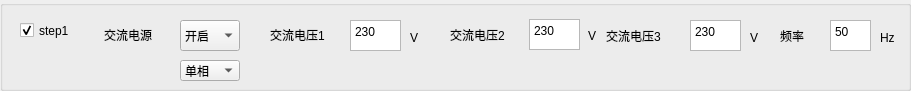
  <widget class="QGroupBox" name="groupBox">
   <property name="geometry">
    <rect>
     <x>0</x>
     <y>0</y>
     <width>911</width>
     <height>91</height>
    </rect>
   </property>
   <property name="title">
    <string/>
   </property>
   <widget class="QLabel" name="label_18">
    <property name="geometry">
     <rect>
      <x>880</x>
      <y>30</y>
      <width>20</width>
      <height>16</height>
     </rect>
    </property>
    <property name="text">
     <string>Hz</string>
    </property>
   </widget>
   <widget class="QLabel" name="label_19">
    <property name="geometry">
     <rect>
      <x>780</x>
      <y>20</y>
      <width>41</width>
      <height>31</height>
     </rect>
    </property>
    <property name="text">
     <string>频率</string>
    </property>
   </widget>
   <widget class="QTextEdit" name="textEdit_S1_AC_FR">
    <property name="geometry">
     <rect>
      <x>830</x>
      <y>20</y>
      <width>41</width>
      <height>31</height>
     </rect>
    </property>
    <property name="html">
     <string>&lt;!DOCTYPE HTML PUBLIC &quot;-//W3C//DTD HTML 4.0//EN&quot; &quot;http://www.w3.org/TR/REC-html40/strict.dtd&quot;&gt;
&lt;html&gt;&lt;head&gt;&lt;meta name=&quot;qrichtext&quot; content=&quot;1&quot; /&gt;&lt;style type=&quot;text/css&quot;&gt;
p, li { white-space: pre-wrap; }
&lt;/style&gt;&lt;/head&gt;&lt;body style=&quot; font-family:'宋体'; font-size:10pt; font-weight:400; font-style:normal;&quot;&gt;
&lt;p style=&quot; margin-top:0px; margin-bottom:0px; margin-left:0px; margin-right:0px; -qt-block-indent:0; text-indent:0px;&quot;&gt;&lt;span style=&quot; font-family:'SimSun'; font-size:9pt;&quot;&gt;50&lt;/span&gt;&lt;/p&gt;&lt;/body&gt;&lt;/html&gt;</string>
    </property>
   </widget>
   <widget class="QComboBox" name="comboBox_S1_AC_2">
    <property name="geometry">
     <rect>
      <x>180</x>
      <y>60</y>
      <width>60</width>
      <height>21</height>
     </rect>
    </property>
    <item>
     <property name="text">
      <string>单相</string>
     </property>
    </item>
    <item>
     <property name="text">
      <string>三相</string>
     </property>
    </item>
   </widget>
   <widget class="QLabel" name="label_107">
    <property name="geometry">
     <rect>
      <x>588</x>
      <y>28</y>
      <width>16</width>
      <height>16</height>
     </rect>
    </property>
    <property name="text">
     <string>V</string>
    </property>
   </widget>
   <widget class="QLabel" name="label_113">
    <property name="geometry">
     <rect>
      <x>450</x>
      <y>19</y>
      <width>71</width>
      <height>31</height>
     </rect>
    </property>
    <property name="text">
     <string>交流电压2</string>
    </property>
   </widget>
   <widget class="QComboBox" name="comboBox_S1_AC">
    <property name="geometry">
     <rect>
      <x>180</x>
      <y>20</y>
      <width>60</width>
      <height>31</height>
     </rect>
    </property>
    <item>
     <property name="text">
      <string>开启</string>
     </property>
    </item>
    <item>
     <property name="text">
      <string>关闭</string>
     </property>
    </item>
   </widget>
   <widget class="QLabel" name="label_4">
    <property name="geometry">
     <rect>
      <x>270</x>
      <y>19</y>
      <width>71</width>
      <height>31</height>
     </rect>
    </property>
    <property name="text">
     <string>交流电压1</string>
    </property>
   </widget>
   <widget class="QLabel" name="label_123">
    <property name="geometry">
     <rect>
      <x>606</x>
      <y>25</y>
      <width>71</width>
      <height>21</height>
     </rect>
    </property>
    <property name="text">
     <string>交流电压3</string>
    </property>
   </widget>
   <widget class="QTextEdit" name="textEdit_S1_AC_VOLT_2">
    <property name="geometry">
     <rect>
      <x>529</x>
      <y>19</y>
      <width>51</width>
      <height>31</height>
     </rect>
    </property>
    <property name="acceptDrops">
     <bool>true</bool>
    </property>
    <property name="undoRedoEnabled">
     <bool>true</bool>
    </property>
    <property name="readOnly">
     <bool>false</bool>
    </property>
    <property name="html">
     <string>&lt;!DOCTYPE HTML PUBLIC &quot;-//W3C//DTD HTML 4.0//EN&quot; &quot;http://www.w3.org/TR/REC-html40/strict.dtd&quot;&gt;
&lt;html&gt;&lt;head&gt;&lt;meta name=&quot;qrichtext&quot; content=&quot;1&quot; /&gt;&lt;style type=&quot;text/css&quot;&gt;
p, li { white-space: pre-wrap; }
&lt;/style&gt;&lt;/head&gt;&lt;body style=&quot; font-family:'宋体'; font-size:10pt; font-weight:400; font-style:normal;&quot;&gt;
&lt;p style=&quot; margin-top:0px; margin-bottom:0px; margin-left:0px; margin-right:0px; -qt-block-indent:0; text-indent:0px;&quot;&gt;&lt;span style=&quot; font-family:'SimSun'; font-size:9pt;&quot;&gt;230&lt;/span&gt;&lt;/p&gt;&lt;/body&gt;&lt;/html&gt;</string>
    </property>
   </widget>
   <widget class="QTextEdit" name="textEdit_S1_AC_VOLT">
    <property name="geometry">
     <rect>
      <x>350</x>
      <y>20</y>
      <width>51</width>
      <height>31</height>
     </rect>
    </property>
    <property name="html">
     <string>&lt;!DOCTYPE HTML PUBLIC &quot;-//W3C//DTD HTML 4.0//EN&quot; &quot;http://www.w3.org/TR/REC-html40/strict.dtd&quot;&gt;
&lt;html&gt;&lt;head&gt;&lt;meta name=&quot;qrichtext&quot; content=&quot;1&quot; /&gt;&lt;style type=&quot;text/css&quot;&gt;
p, li { white-space: pre-wrap; }
&lt;/style&gt;&lt;/head&gt;&lt;body style=&quot; font-family:'宋体'; font-size:10pt; font-weight:400; font-style:normal;&quot;&gt;
&lt;p style=&quot; margin-top:0px; margin-bottom:0px; margin-left:0px; margin-right:0px; -qt-block-indent:0; text-indent:0px;&quot;&gt;&lt;span style=&quot; font-family:'SimSun'; font-size:9pt;&quot;&gt;230&lt;/span&gt;&lt;/p&gt;&lt;/body&gt;&lt;/html&gt;</string>
    </property>
   </widget>
   <widget class="QLabel" name="label_5">
    <property name="geometry">
     <rect>
      <x>410</x>
      <y>30</y>
      <width>16</width>
      <height>16</height>
     </rect>
    </property>
    <property name="text">
     <string>V</string>
    </property>
   </widget>
   <widget class="QTextEdit" name="textEdit_S1_AC_VOLT_3">
    <property name="geometry">
     <rect>
      <x>690</x>
      <y>20</y>
      <width>51</width>
      <height>31</height>
     </rect>
    </property>
    <property name="readOnly">
     <bool>false</bool>
    </property>
    <property name="html">
     <string>&lt;!DOCTYPE HTML PUBLIC &quot;-//W3C//DTD HTML 4.0//EN&quot; &quot;http://www.w3.org/TR/REC-html40/strict.dtd&quot;&gt;
&lt;html&gt;&lt;head&gt;&lt;meta name=&quot;qrichtext&quot; content=&quot;1&quot; /&gt;&lt;style type=&quot;text/css&quot;&gt;
p, li { white-space: pre-wrap; }
&lt;/style&gt;&lt;/head&gt;&lt;body style=&quot; font-family:'宋体'; font-size:10pt; font-weight:400; font-style:normal;&quot;&gt;
&lt;p style=&quot; margin-top:0px; margin-bottom:0px; margin-left:0px; margin-right:0px; -qt-block-indent:0; text-indent:0px;&quot;&gt;&lt;span style=&quot; font-family:'SimSun'; font-size:9pt;&quot;&gt;230&lt;/span&gt;&lt;/p&gt;&lt;/body&gt;&lt;/html&gt;</string>
    </property>
   </widget>
   <widget class="QLabel" name="label_3">
    <property name="geometry">
     <rect>
      <x>104</x>
      <y>25</y>
      <width>71</width>
      <height>20</height>
     </rect>
    </property>
    <property name="text">
     <string>交流电源</string>
    </property>
   </widget>
   <widget class="QCheckBox" name="checkBox_S1">
    <property name="geometry">
     <rect>
      <x>20</x>
      <y>20</y>
      <width>81</width>
      <height>21</height>
     </rect>
    </property>
    <property name="text">
     <string>step1</string>
    </property>
    <property name="checked">
     <bool>true</bool>
    </property>
   </widget>
   <widget class="QLabel" name="label_102">
    <property name="geometry">
     <rect>
      <x>750</x>
      <y>30</y>
      <width>16</width>
      <height>16</height>
     </rect>
    </property>
    <property name="text">
     <string>V</string>
    </property>
   </widget>
  </widget>
